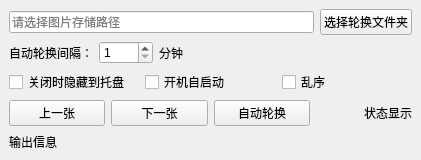
<?xml version="1.0" encoding="UTF-8"?>
<ui version="4.0">
 <class>MainWindow</class>
 <widget class="QMainWindow" name="MainWindow">
  <property name="geometry">
   <rect>
    <x>0</x>
    <y>0</y>
    <width>421</width>
    <height>160</height>
   </rect>
  </property>
  <property name="windowTitle">
   <string>图片自动轮换工具 by AfricanGigolo</string>
  </property>
  <property name="animated">
   <bool>true</bool>
  </property>
  <widget class="QWidget" name="centralwidget">
   <layout class="QVBoxLayout" name="verticalLayout">
    <item>
     <layout class="QHBoxLayout" name="horizontalLayout">
      <item>
       <widget class="QLineEdit" name="lineEdit_dir">
        <property name="readOnly">
         <bool>true</bool>
        </property>
        <property name="placeholderText">
         <string>请选择图片存储路径</string>
        </property>
       </widget>
      </item>
      <item>
       <widget class="QPushButton" name="pushButton_selectpath">
        <property name="text">
         <string>选择轮换文件夹</string>
        </property>
       </widget>
      </item>
     </layout>
    </item>
    <item>
     <layout class="QHBoxLayout" name="horizontalLayout_3">
      <item>
       <widget class="QLabel" name="label_2">
        <property name="text">
         <string>自动轮换间隔：</string>
        </property>
       </widget>
      </item>
      <item>
       <widget class="QSpinBox" name="spinBox_min">
        <property name="minimum">
         <number>1</number>
        </property>
        <property name="maximum">
         <number>3600</number>
        </property>
       </widget>
      </item>
      <item>
       <widget class="QLabel" name="label">
        <property name="text">
         <string>分钟</string>
        </property>
       </widget>
      </item>
      <item>
       <spacer name="horizontalSpacer">
        <property name="orientation">
         <enum>Qt::Horizontal</enum>
        </property>
        <property name="sizeHint" stdset="0">
         <size>
          <width>40</width>
          <height>20</height>
         </size>
        </property>
       </spacer>
      </item>
     </layout>
    </item>
    <item>
     <layout class="QHBoxLayout" name="horizontalLayout_4">
      <item>
       <widget class="QCheckBox" name="checkBox_close">
        <property name="text">
         <string>关闭时隐藏到托盘</string>
        </property>
       </widget>
      </item>
      <item>
       <widget class="QCheckBox" name="checkBox_boot">
        <property name="text">
         <string>开机自启动</string>
        </property>
       </widget>
      </item>
      <item>
       <widget class="QCheckBox" name="checkBox_disorder">
        <property name="text">
         <string>乱序</string>
        </property>
       </widget>
      </item>
     </layout>
    </item>
    <item>
     <layout class="QHBoxLayout" name="horizontalLayout_2">
      <item>
       <widget class="QPushButton" name="pushButton_previous">
        <property name="text">
         <string>上一张</string>
        </property>
       </widget>
      </item>
      <item>
       <widget class="QPushButton" name="pushButton_next">
        <property name="text">
         <string>下一张</string>
        </property>
       </widget>
      </item>
      <item>
       <widget class="QPushButton" name="pushButton_auto">
        <property name="text">
         <string>自动轮换</string>
        </property>
       </widget>
      </item>
      <item>
       <widget class="QLabel" name="label_status">
        <property name="text">
         <string>状态显示</string>
        </property>
        <property name="alignment">
         <set>Qt::AlignRight|Qt::AlignTrailing|Qt::AlignVCenter</set>
        </property>
       </widget>
      </item>
     </layout>
    </item>
    <item>
     <layout class="QHBoxLayout" name="horizontalLayout_5">
      <item>
       <widget class="QLabel" name="label_msg">
        <property name="text">
         <string>输出信息</string>
        </property>
       </widget>
      </item>
     </layout>
    </item>
   </layout>
  </widget>
 </widget>
 <resources/>
 <connections/>
</ui>
